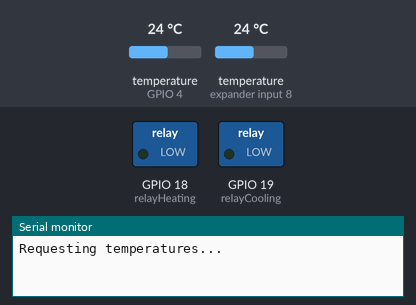
Simulated run of this program. Board: ESP32. Shown: switched loads named in the program (green lamp = pin HIGH), the last lines printed to the serial monitor. Inputs (shaded band) come from the test bench; at power-on: temperature (sensors on GPIO 4, expander input 8) 24 °C.

Above: at 0.1 s.
At 0.8 s:
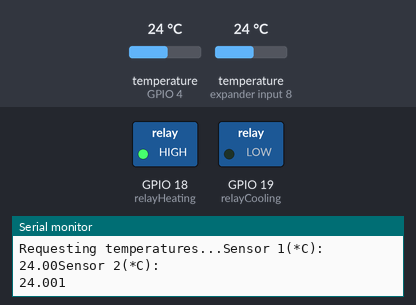
Timing chart, 0 to 2.3 s (numbered marks = the images above):
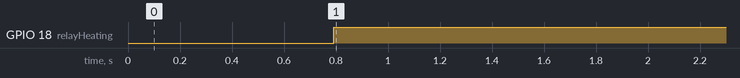

The program:

main.cpp
```cpp
// Lage input for settpunkt mangler
// PWM på varme?
// Lage logikk for dødbånd varme mangler
// Lage logikk for timer/dager med forskjellige settpunkt mangler
// Lage webserver/sende til HA/sende til hjemmeside mangler


#include <OneWire.h>
#include <DallasTemperature.h>

// Data wire is connected to GPIO 4
#define ONE_WIRE_BUS 4

const int relayHeating = 18;
const int relayCooling = 19;


// Setup a oneWire instance to communicate with any OneWire devices
OneWire oneWire(ONE_WIRE_BUS);

// Pass our oneWire reference to Dallas Temperature sensor
DallasTemperature sensors(&oneWire);

DeviceAddress sensor1 = { 0x28, 0xFF, 0x64, 0x1E, 0x26, 0x74, 0x58, 0xBA };
DeviceAddress sensor2 = { 0x28, 0xFF, 0x64, 0x1E, 0x26, 0x7B, 0x11, 0x78 };

long count;


void setup(void){
  Serial.begin(115200);
  sensors.begin();
  pinMode(relayHeating, OUTPUT);
  pinMode(relayCooling, OUTPUT);
}


void loop(void){

  Serial.print("Requesting temperatures..."); // fjernes når kode ferdig
  sensors.requestTemperatures(); // Send the command to get temperatures

  float tempFridge = sensors.getTempC(sensor1);
  Serial.println("Sensor 1(*C): "); // fjernes når kode ferdig
  Serial.print(tempFridge); // fjernes når kode ferdig
  if(tempFridge == -127.00) { // kanskje brukes til noe feil på logg visning
    Serial.println("Failed to read from DS18B20 sensor"); // kanskje brukes til noe feil på logg visning
  }
  float tempBeer = sensors.getTempC(sensor2);
  Serial.println("Sensor 2(*C): "); // fjernes når kode ferdig
  Serial.print(tempBeer); // fjernes når kode ferdig
  if(tempBeer == -127.00) { // kanskje brukes til noe feil på logg visning
    Serial.println("Failed to read from DS18B20 sensor"); // kanskje brukes til noe feil på logg visning
  }
  // Varme/kjølestyring start:
  if(tempBeer >= 22){
    digitalWrite(relayHeating, HIGH);
  }else{
    digitalWrite(relayHeating, LOW);
  }
  if(tempBeer >= 22 && count >= 50){
    digitalWrite(relayCooling, HIGH);
    count = 0; // setter teller til 0, dvs at kjøling ikke får starte før telleren har nåd et nivå (50 pr nå)
  }
  if(tempBeer <= 22){
    digitalWrite(relayCooling, LOW);
  }
  // Varme/kjølestyring slutt


  // Variabel for å lese relestatus
  int relayState1 = digitalRead(relayHeating);
  int relayState2 = digitalRead(relayCooling);

  // teller hvis kjølerele er av
  if(relayState2 == LOW){
    count += 1;
  }

  Serial.println(count); // fjernes når kode ferdig
  delay(2000);
}
```

Measured:
- by itself, GPIO 18 (relayHeating): LOW → HIGH at 0.79 s
